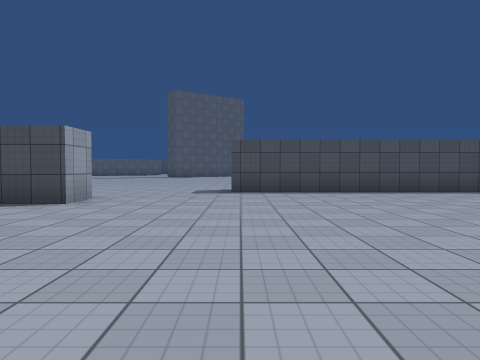
[1] (above)

24 first-person views from a walk through a Unity game level. The camera is 1.2 m above the floor, tilts 2° down and sees 70° across. The floor is counted in squares, 2 m on a side. Each view is taken from the middle of a square. On the plan, view 1 faces up. The plan holds only what a view shows up to about 10 squares ahead; the rest is blank. The place goes on beyond the plan. Surface patterns are stand-ins for the level's own textures.

[2]
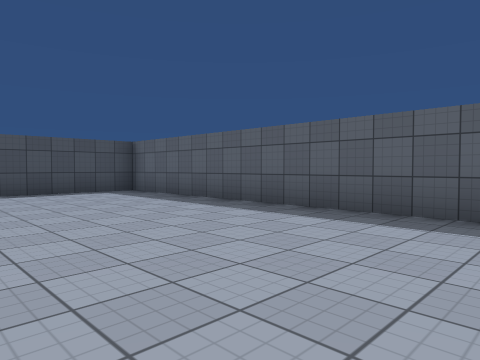

[3]
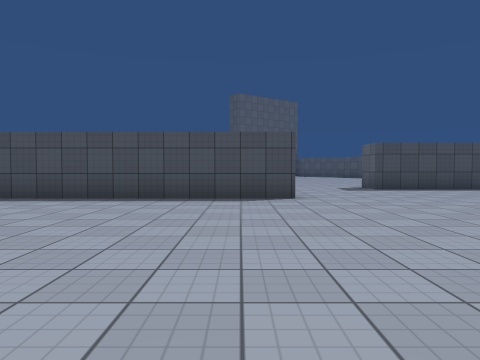

[4]
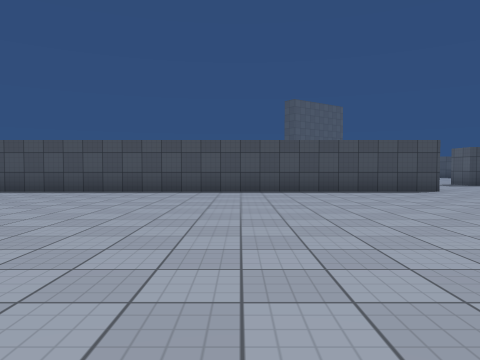

[5]
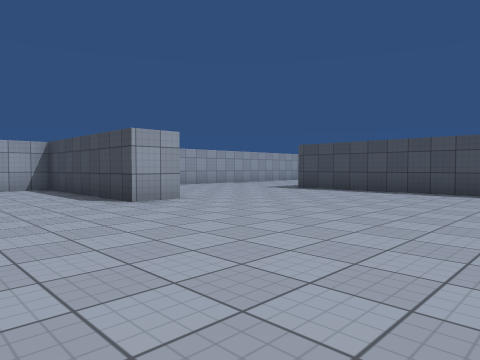

[6]
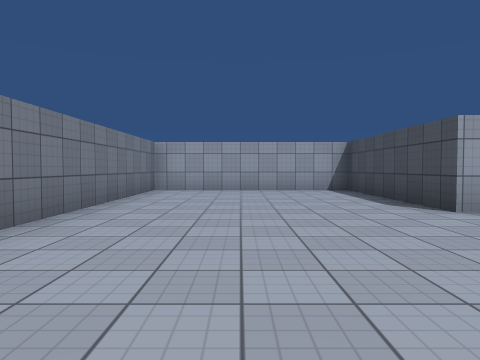

[7]
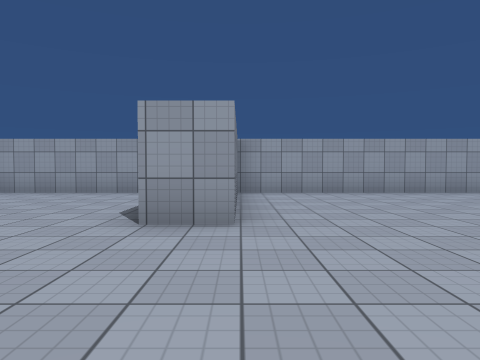

[8]
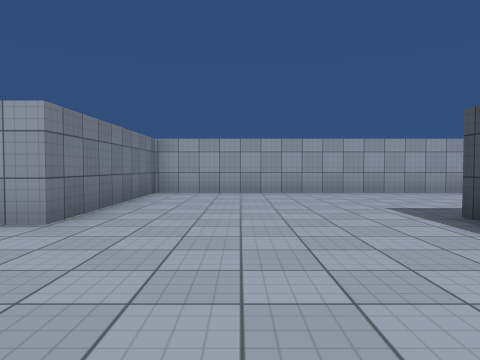

[9]
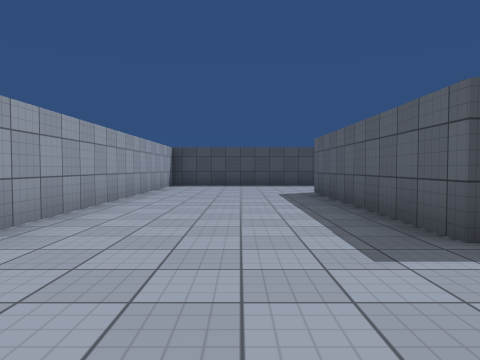

[10]
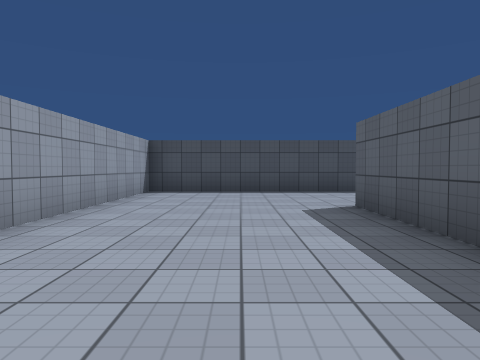

[11]
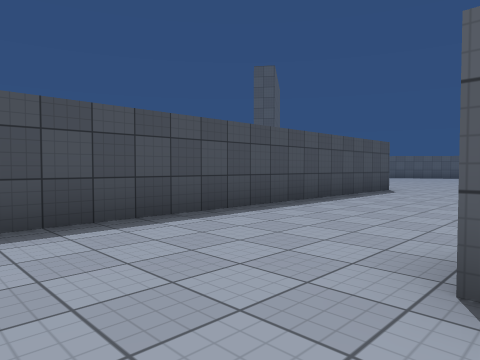

[12]
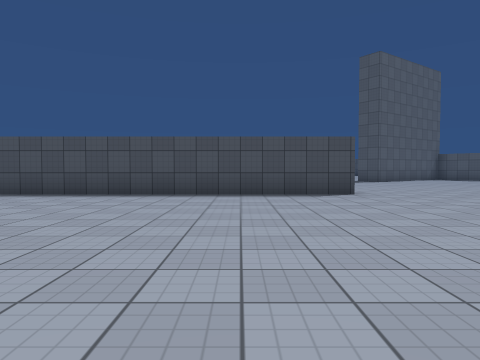

[13]
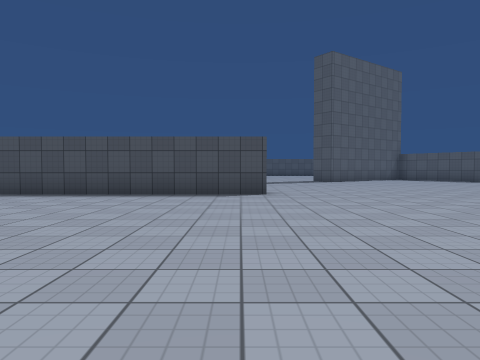

[14]
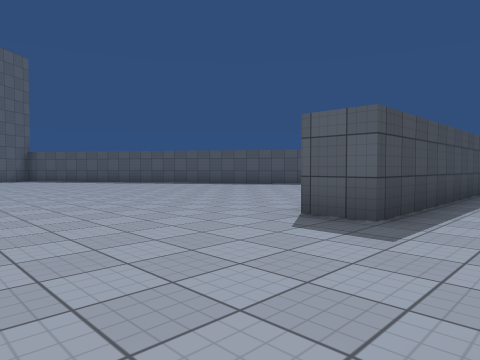

[15]
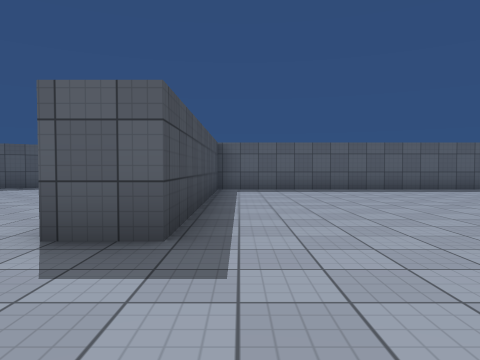

[16]
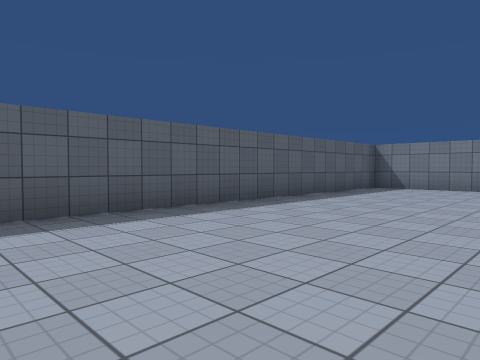

[17]
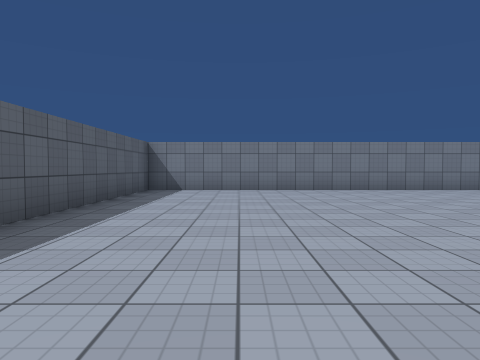

[18]
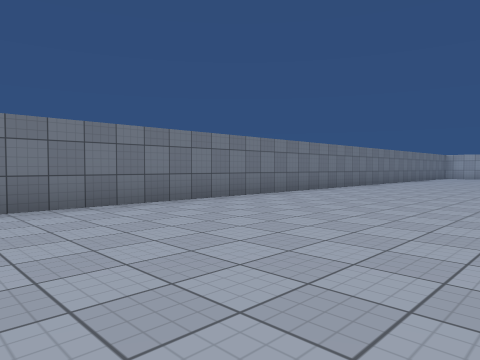

[19]
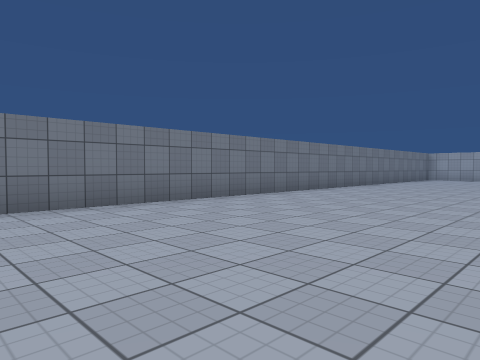

[20]
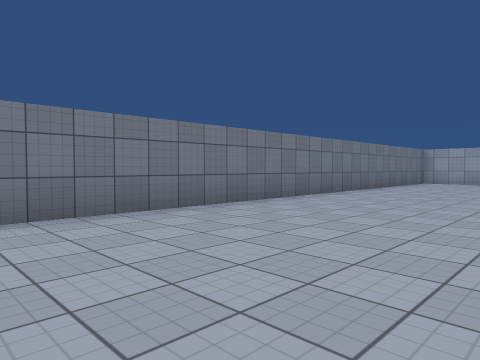

[21]
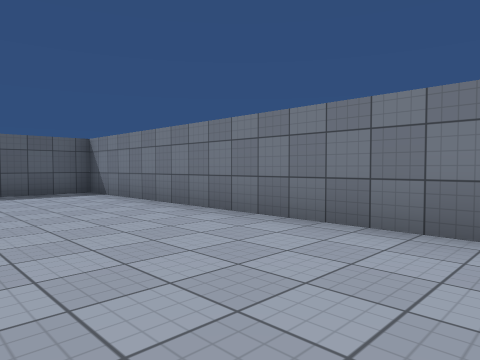

[22]
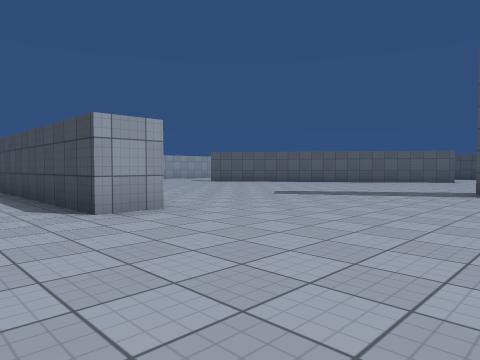

[23]
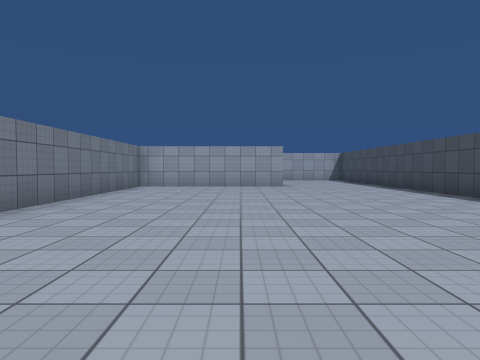

[24]
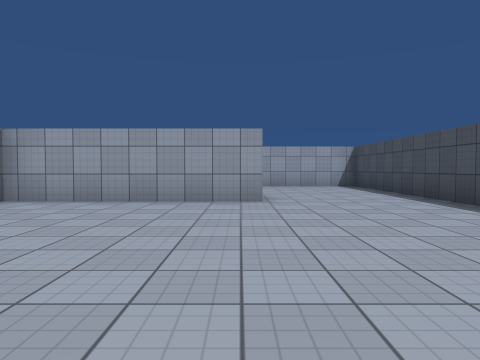

### Floor plan
Points are (right, up) in squares from view 1. A wall is a line through its corners. A room is listed if a view was taken in it or the views show most of it. See-through windows are left out.
Room 1 (views 1, 2, 3, 4, 5, 6, 7, 8, 9, 10, 11, 16, 17, 18, 19, 20, 21)
walls: (-2.9, 6.8) (-2.9, 5.7) (-15.2, 5.7) (-15.2, 11.5); (-13.6, 14.8) (-19.3, 14.8) (-19.3, 0.9) (-14.6, 0.9) (-14.6, -0.1) (-19.3, -0.1) (-19.3, -5.3) (6.5, -5.3) (6.5, 8.6) (-0.2, 8.6)
ways out: opening at (-13.7, 13) to room 2; opening at (-1.5, 7.5) to room 2
Room 2 (views 12, 13, 14, 15, 22, 23, 24)
walls: (-7.4, 15.9) (-7.4, 14.8) (-13.6, 14.8); (-0.2, 8.6) (-0.2, 9.8); (-14.2, 11.5) (-14.2, 6.7) (-7.6, 6.7)
ways out: opening at (-13.7, 13) to room 1; opening at (-1.5, 7.5) to room 1

Positions as (right, up) in squares from view 1, and headings:
1: (0, 0), facing up
2: (2, 0), facing up-right
3: (-4, -1), facing up
4: (-8, -3), facing up
5: (-9, -3), facing up-left
6: (-10, -3), facing left
7: (-11, 1), facing left
8: (-11, 3), facing left
9: (-17, 3), facing up
10: (-17, 6), facing up
11: (-17, 11), facing up-right
12: (-10, 7), facing up
13: (-8, 7), facing up
14: (-4, 7), facing up-right
15: (-3, 8), facing right
16: (2, 5), facing down-right
17: (4, 4), facing down
18: (2, 0), facing down-left
19: (-1, 0), facing down-left
20: (-5, -1), facing down-left
21: (-2, -2), facing down-right
22: (-3, 13), facing up-left
23: (-3, 10), facing left
24: (-8, 11), facing left
